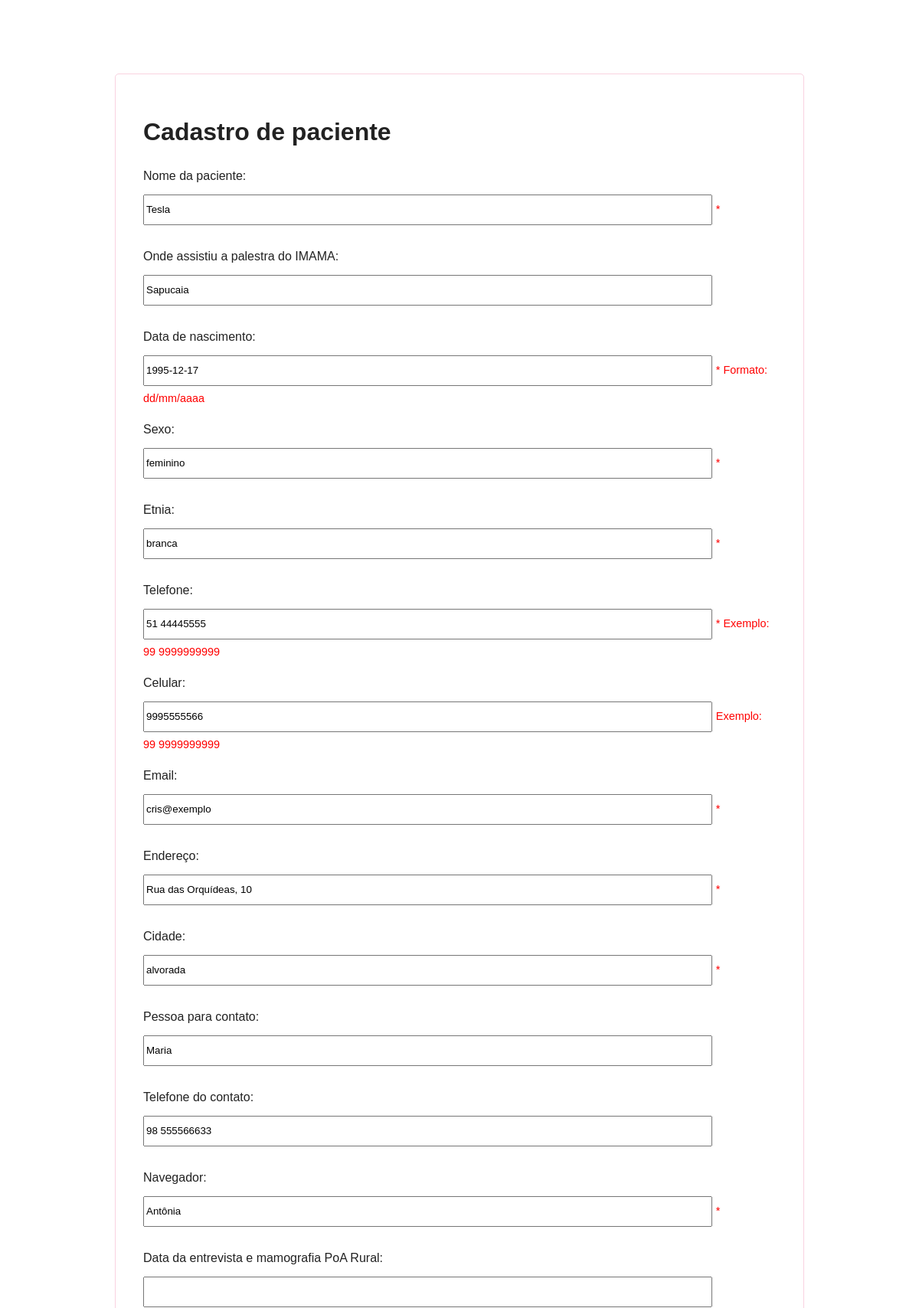
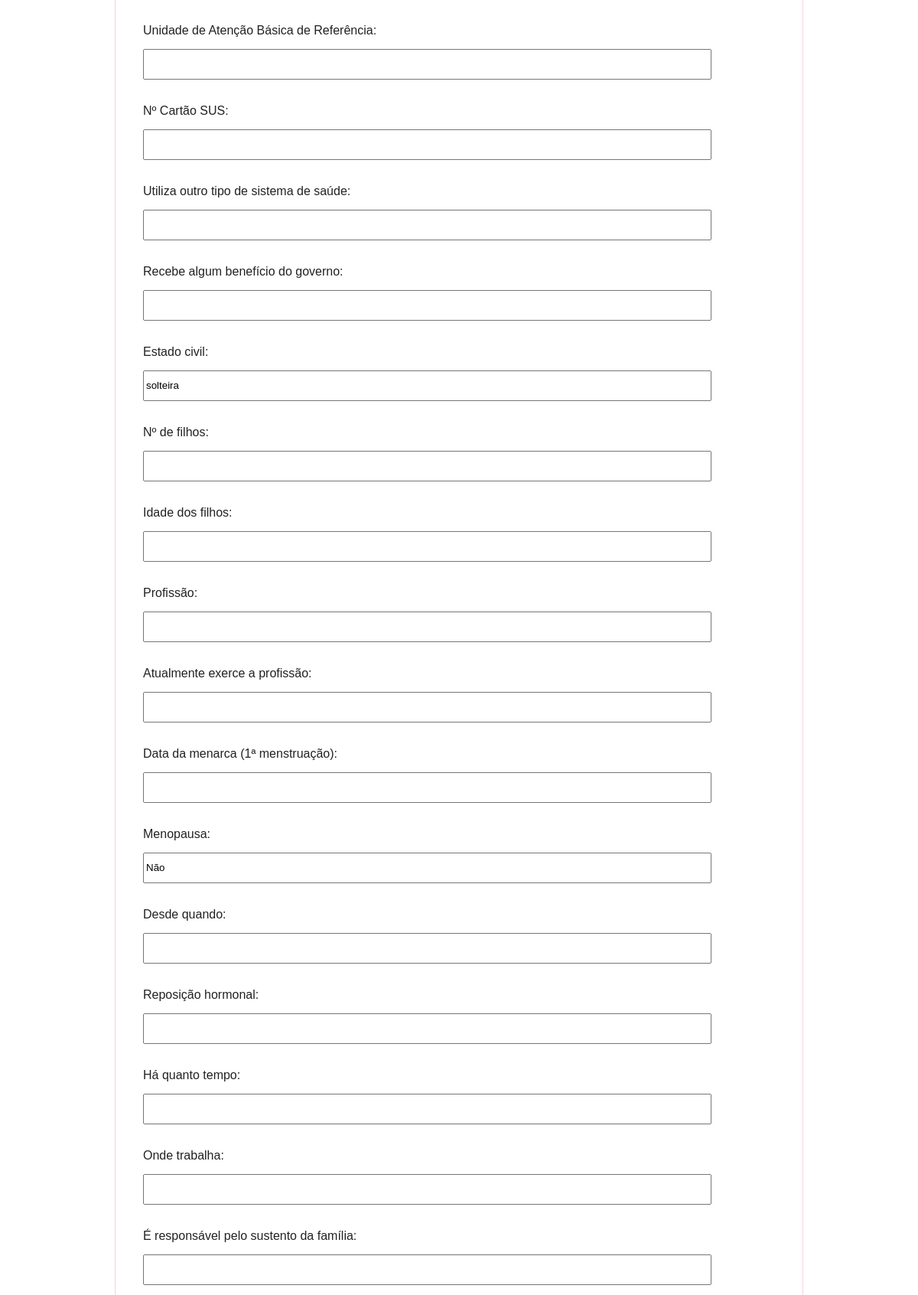
The page /paciente/2/editar/ (upper part) on the database its author committed (2 pictures, top to bottom).
### imama/models.py (models this page shows, shortened)
class Paciente(models.Model):
    imama = models.ForeignKey('auth.User',on_delete=models.CASCADE)
    nome = models.CharField('Nome da paciente', max_length=200, help_text='*')
    local_palestra = models.CharField('Onde assistiu a palestra do IMAMA', blank=True, max_length=200)
    data_nascimento = models.DateField('Data de nascimento', help_text='* Formato: dd/mm/aaaa')
    sexo = models.CharField(max_length=10, help_text='*')
    etnia = models.CharField(max_length=20, help_text='*')
    telefone = models.CharField(max_length=20, help_text='* Exemplo: 99 9999999999')
    celular = models.CharField(max_length=20, blank=True, help_text=' Exemplo: 99 9999999999')
    email = models.CharField(max_length=200, help_text='*')
    endereco = models.CharField('Endereço', max_length=400, help_text='*')
    cidade = models.CharField(max_length=50, help_text='*')
    contato_nome = models.CharField('Pessoa para contato', blank=True, max_length=200)
    contato_telefone = models.CharField('Telefone do contato', blank=True, max_length=20)
    cpf = models.CharField('CPF', max_length=20, help_text=' Apenas números')
    rg = models.CharField('RG', max_length=20, help_text='*')
    amigo_rosa = models.CharField('Navegador', max_length=200, help_text='*')
    data_cadastro = models.DateField(default=timezone.now)
    observacoes = models.TextField('Observações', blank=True)
    data_entrevista = models.DateField('Data da entrevista e mamografia PoA Rural',default=timezone.now, blank=True, null=True)
    UAB_referencia = models.CharField('Unidade de Atenção Básica de Referência', max_length=200, blank=True)
    cartao_sus = models.CharField('Nº Cartão SUS', max_length=20, blank=True)
    sistema_saude = models.CharField('Utiliza outro tipo de sistema de saúde', max_length=200, blank=True)
    beneficio_governo = models.CharField('Recebe algum benefício do governo', max_length=20, blank=True)
    qtdade_filhos = models.CharField('Estado civil', max_length=20, blank=True)
    estado_civil = models.CharField('Nº de filhos', max_length=20, blank=True)
    idade_filhos = models.CharField('Idade dos filhos', max_length=20, blank=True)
    profissao = models.CharField('Profissão', max_length=50, blank=True)
    exerce_profissao = models.CharField('Atualmente exerce a profissão', max_length=20, blank=True)
    data_menarca = models.DateField('Data da menarca (1ª menstruação)', blank=True, null=True)
    menopausa = models.CharField('Menopausa', max_length=20, blank=True)
    data_menopausa = models.DateField('Desde quando', blank=True, null=True)
    reposicao_hormonal = models.CharField('Reposição hormonal', max_length=20, blank=True)
    data_reposicao_hormonal = models.DateField('Há quanto tempo', blank=True, null=True)
    local_trabalho = models.CharField('Onde trabalha', max_length=200, blank=True)
    sustenta_familia = models.CharField('É responsável pelo sustento da família', max_length=20, blank=True)
    pessoas_familia = models.CharField('Quantas pessoas moram com você', max_length=2, blank=True)
    escolaridade = models.CharField('Escolaridade ', max_length=40, blank=True)
    motivos_servico_saude = models.TextField('Costuma procurar o serviço de saúde para', blank=True)
    ultima_consulta_ginecologista = models.DateField('Data da última consulta com ginecologista', default=timezone.now, blank=True, null=True)
    auto_exame = models.CharField('Costuma examinar suas próprias mamas', max_length=20, blank=True)
    exame_profissional = models.CharField('Suas mamas são apalpadas por profissionais de saúde', max_length=20, blank=True)
    data_mamografia = models.DateField('Data da mamografia mais recente', default=timezone.now, blank=True, null=True)
    conclusao_laudo_mamografia = models.TextField('Conclusão do laudos da mamografia mais recente', blank=True)
    data_outros_exames = models.DateField('Outros exames das mamas (data)', default=timezone.now, blank=True, null=True)
    conclusao_laudo_outros_exames = models.TextField('Conclusão do laudo dos outros exames',blank=True)
    orientacoes_exames = models.TextField('Quais orientações recebeu sobre os resultados dos exames, por quem e quando', blank=True)
    alteracao_mama = models.CharField('Percebeu alguma alteração na mama?', max_length=20, blank=True)
    familiares_cancer_mama = models.CharField('Tem familiares com câncer de mama', max_length=20, blank=True)
    cirurgia_mamas = models.CharField('Já fez alguma cirurgia nas mamas', max_length=20, blank=True)
    tipo_cirurgia_mamas = models.TextField('Tipo de cirugia', blank=True)
    observacoes_entrevista = models.TextField('Observações', blank=True)

### imama/views.py (the view)
# urls.py: url(r'^paciente/(?P<pk>\d+)/editar/$', views.editar_paciente, name='editar_paciente'),
def editar_paciente(request, pk):
    paciente = get_object_or_404(Paciente, pk=pk)
    if request.method == "POST":
        form = PacienteForm(request.POST, instance=paciente)
        if form.is_valid():
            paciente = form.save(commit=False)
            paciente.imama = request.user
            paciente.save()
            return redirect('paciente_detalhe', pk=paciente.pk)
    else:
        form = PacienteForm(instance=paciente)
    return render(request, 'imama/form_paciente.html', {'form': form})

### imama/forms.py
class PacienteForm(forms.ModelForm):
    class Meta:
        model = Paciente
        fields = ('nome', 'local_palestra', 'data_nascimento',
        'sexo', 'etnia', 'telefone', 'celular', 'email', 'endereco',
        'cidade', 'contato_nome', 'contato_telefone', 'amigo_rosa',
        'data_entrevista','UAB_referencia', 'cartao_sus',
        'sistema_saude', 'beneficio_governo', 'qtdade_filhos',
        'estado_civil', 'idade_filhos', 'profissao',
        'exerce_profissao', 'data_menarca', 'menopausa',
        'data_menopausa', 'reposicao_hormonal', 'data_reposicao_hormonal',
        'local_trabalho', 'sustenta_familia', 'pessoas_familia',
        'escolaridade', 'motivos_servico_saude', 'ultima_consulta_ginecologista',
        'auto_exame', 'exame_profissional', 'data_mamografia',
        'conclusao_laudo_mamografia', 'data_outros_exames', 'conclusao_laudo_outros_exames',
        'orientacoes_exames', 'alteracao_mama', 'familiares_cancer_mama',
        'cirurgia_mamas', 'tipo_cirurgia_mamas', 'observacoes_entrevista',
        )

### imama/templates/imama/form_paciente.html (shortened to what this page needs)
{% extends 'imama/base.html' %}
{% block content %}
    <h1>Cadastro de paciente</h1>
    <form method="POST" class="post-form">{% csrf_token %}
        {{ form.as_p }}
    </form>
{% endblock %}

### imama/static/css/imama.css (style rules this page uses)
* { box-sizing: border-box; }
body { background-color: ; font-family: sans-serif; height: 100vh; margin: 0 auto; width: 100vw; }
p label, p input { display: inline-block; height: 2vh; margin: 1% 0 1% 0; }
p textarea, p input, p label { width: 90%; }
p input { height: 5vh; }
.aviso, p span { font-size: 0.9em; color: red; }

### rows shown on the page
Paciente: nome "Tesla", local_palestra "Sapucaia", data_nascimento "1995-12-17", sexo "feminino", etnia "branca", telefone "51 44445555", celular "9995555566", email "cris@exemplo", endereco "Rua das Orquídeas, 10", cidade "alvorada", contato_nome "Maria", contato_telefone "98 555566633", amigo_rosa "Antônia", qtdade_filhos "solteira", menopausa "Não"
